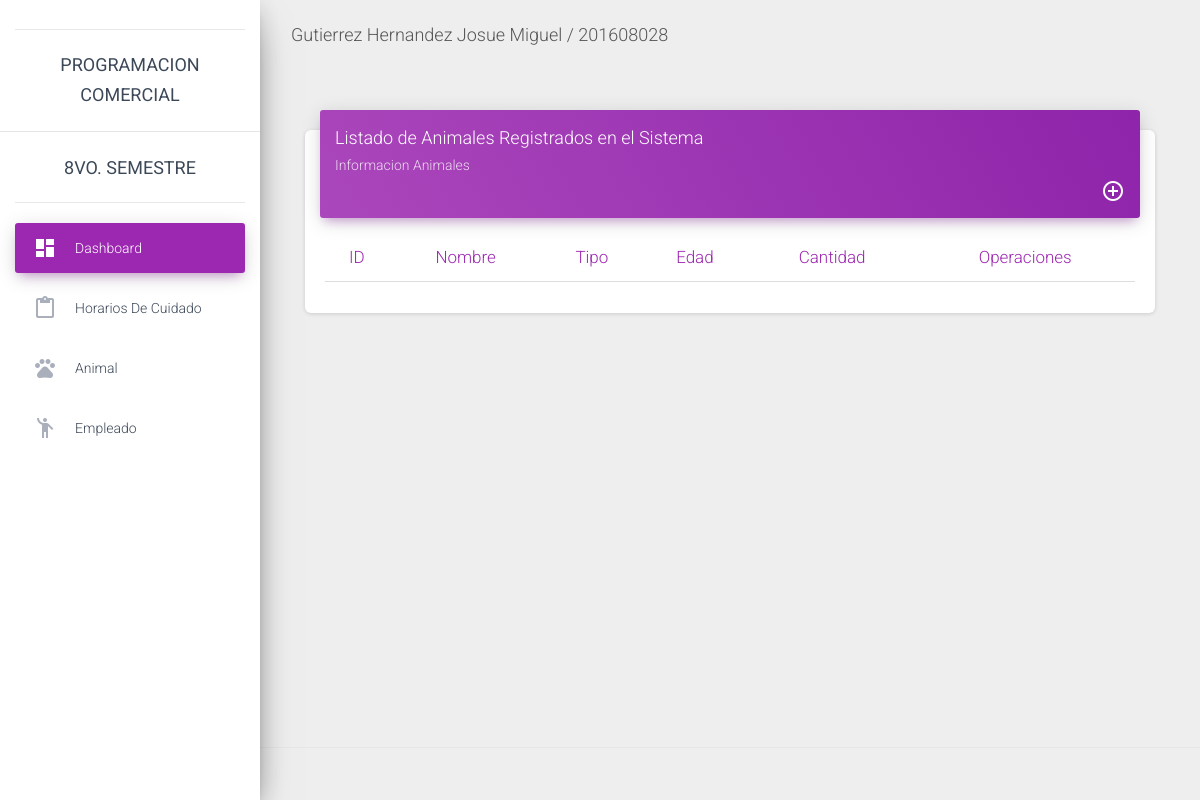
The page /animal/ on the database as committed earlier.
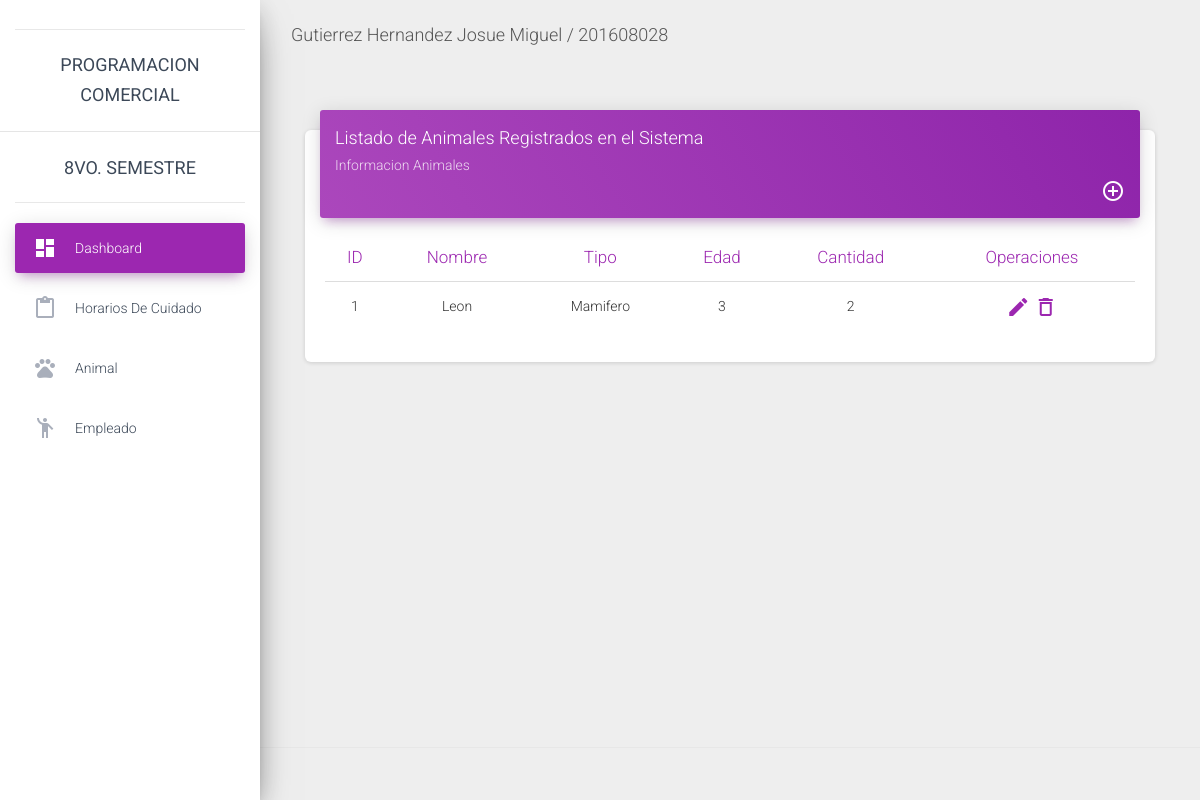
The same page on the database as committed later.
### CRUD/models.py (models this page shows, shortened)
class Animal(models.Model):
    nombre = models.CharField(max_length=70)
    tipo = models.CharField(max_length=50)
    edad = models.IntegerField()
    cantidad = models.IntegerField()

### CRUD/views.py (the view)
# urls.py: url(r'^animal/', views.ListaAnimal, name='ListaAnimal'),
def ListaAnimal(request):
    animal = Animal.objects.all
    return render(request,'animal/list_animal.html',{'animal':animal})

### CRUD/templates/animal/list_animal.html
{% extends 'master.html' %}
{% block content %}
<div class="content">
       <div class="container-fluid">
         <div class="row">
           <div class="col-md-12">
             <div class="card">
               <div class="card-header card-header-primary">
                 <h4 class="card-title ">Listado de Animales Registrados en el Sistema</h4>
                 <p class="card-category"> Informacion Animales</p>
                 <li style="list-style-type:none; float:right;">
                   <a href="/nuevoA/">
                     <i class="material-icons"
                     style="color: white;">
                       add_circle_outline</i>
                   </a>
                 </li>
               </div>
               <div class="card-body" style="text-align: center;">
                 <div class="table-responsive">
                   <table class="table">
                     <thead class=" text-primary">
                       <th>ID</th>
                       <th>Nombre</th>
                       <th>Tipo</th>
                       <th>Edad</th>
                       <th>Cantidad</th>
                       <th>Operaciones</th>
                     </thead>
                     <tbody>
                       {% for a in animal %}
                       <tr>
                         <td>
                           {{ a.id }}
                         </td>
                         <td>
                           {{ a.nombre }}
                         </td>
                         <td>
                           {{ a.tipo }}
                         </td>
                         <td>
                           {{ a.edad }}
                         </td>
                         <td>
                           {{ a.cantidad }}
                         </td>
                         <td>
                           <li style="list-style-type:none">
                             <a href="#">
                               <i class="material-icons">create</i>
                             </a>
                             <a href="#">
                             <i class="material-icons">delete_outline</i>
                              </a>
                           </li>
                         </td>
                       </tr>
                       {% endfor %}
                     </tbody>
                   </table>
                 </div>
               </div>
             </div>
           </div>
       </div>
   </div>
</div>
{% endblock %}

Rows that differ between the two databases and show on the page:
added Animal: id "1", nombre "Leon", tipo "Mamifero", edad "3", cantidad "2"
